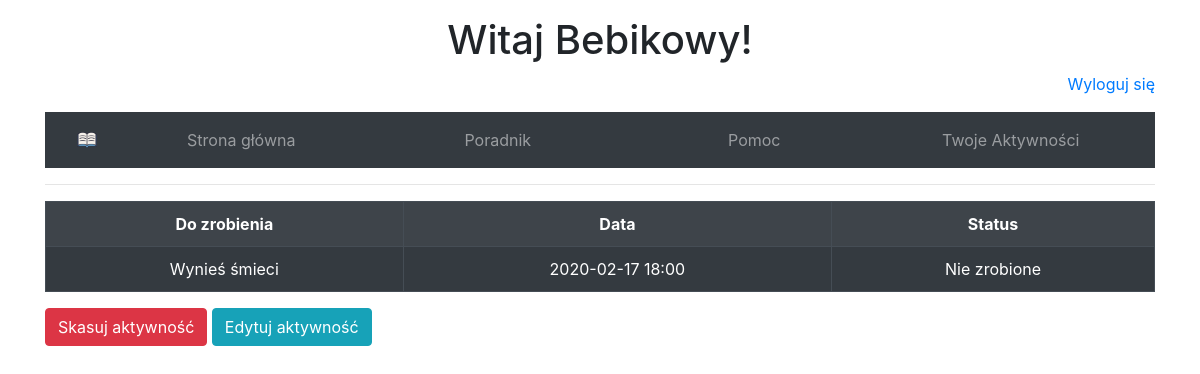
The app's page /activities/1/ (signed in) with its own data.
### users/models.py (models this page shows, shortened)
class User(AbstractBaseUser):
    email               = models.EmailField(max_length=80, unique=True)
    username            = models.CharField(max_length=30, unique=True)
    data_joined         = models.DateTimeField(verbose_name="data joined", auto_now_add=True)
    last_login          = models.DateTimeField(verbose_name="last login", auto_now=True)
    is_active           = models.BooleanField(default=True)
    is_staff            = models.BooleanField(default=False)
    is_admin            = models.BooleanField(default=False)
    is_superuser        = models.BooleanField(default=False)
    USERNAME_FIELD = 'email'
    REQUIRED_FIELDS = ['username']
    objects = UserManager()

### activities/models.py (models this page shows, shortened)
class Activity(models.Model):
    activity    = models.CharField(max_length=50)
    to_do_date  = models.DateTimeField()
    is_done     = models.BooleanField(default= False, blank=True)
    user        = models.ForeignKey(settings.AUTH_USER_MODEL, on_delete=models.CASCADE)

### activities/views.py (the view)
# urls.py: path('<int:pk>/', ActivityDetailView.as_view(), name='activity-detail'),
class ActivityDetailView(DetailView):
    model = Activity
    template_name = 'activity_detail.html'

### activities/templates/activity_detail.html
{% extends 'base.html' %}
{% block content %}
    <table class="table table-bordered table-hover table-dark table-striped">
        <tr>
            <th>Do zrobienia</th>
            <th>Data</th>
            <th>Status</th>
        </tr>
        <tr>
            <td>
                {{object.activity}}
            </td>
            <td>
                {{object.to_do_date|date:"Y-m-d H:i"}}
            </td>
            {% if object.is_done %}
                <td>
                    Zrobione
                </td>
            {% else %}
                <td>
                    Nie zrobione
                </td>
            {% endif %}
        </tr>
    </table>
    {% if object.user == user %}
        <a class="btn btn-danger" href="{% url 'activity-delete' object.id %}">
            Skasuj aktywność
        </a>
        <a class="btn btn-info" href="{% url 'activity-update' object.id %}">
            Edytuj aktywność
        </a>
    {% endif %}
{% endblock %}

### users/templates/base.html (shortened to what this page needs)
{% load static %}
{% load bootstrap4 %}
{% bootstrap_css %}
<!DOCTYPE html>
<html lang="en">
  <head>
    <link rel="stylesheet" href="{% static 'users/style.css' %}">
    <link rel="stylesheet" href="{% static 'css/fontello.css' %}">
  </head>
  <body>
    <div class="container">
      <div class="mt-3">
        <header>
          {% if not user.is_authenticated %}
            <h1 id="login-try">Spróbuj się zalogować!</h1>
          {% else %}
            <h1 id="login-try">Witaj {{ user.username }}!</h1>
          {% endif %}
          {% if user.is_authenticated %}
          <p class="login_menu">
            <a href="{% url 'logout' %}">Wyloguj się</a>
          </p>
          {% else %}
          <p class="login_menu">
            <a href="{% url 'login' %}">Zaloguj się</a> / <a href="{% url 'signup' %}">Zarejestruj się</a>
          </p>
          {% endif %}
          <nav class="navbar navbar-dark nav-justified bg-dark">
            <a class="navbar-brand ml-3" href="{% url 'home' %}">
              <img src="{% static 'icon1.png' %}" alt="Rysuneczek" width=20px height=20px>
            </a>
            <ul class="navbar-nav">
              <li class="nav-item">
                <a class="nav-link" href="{% url 'home' %}">Strona główna</a>
              </li>
              <li class="nav-item">
                <a class="nav-link" href="#">Poradnik</a>
              </li>
              <li class="nav-item">
                <a class="nav-link" href="#">Pomoc</a>
              </li>
              <li class="nav-item">
                <a class="nav-link" href="{% url 'activity' %}">Twoje Aktywności</a>
              </li>
            </ul>
          </nav>
          <hr>
        </header>
        <main>
          {% block content %}
          {% endblock %}
        </main>
      </div>
    </div>
  </body>
</html>

### users/static/users/style.css (style rules this page uses)
body { margin: 0; }
#login-try { text-align: center; }
.login_menu { text-align: right; }
td { cursor: pointer; }
.navbar-nav { display: contents; }
tr { text-align: center; }
table { border-collapse: collapse; empty-cells: show; }
td { position: relative; }
th { text-align: center; }

### records on screen
User: username "Bebikowy"
Activity: activity "Wynieś śmieci", to_do_date "2020-02-17 18:00"
